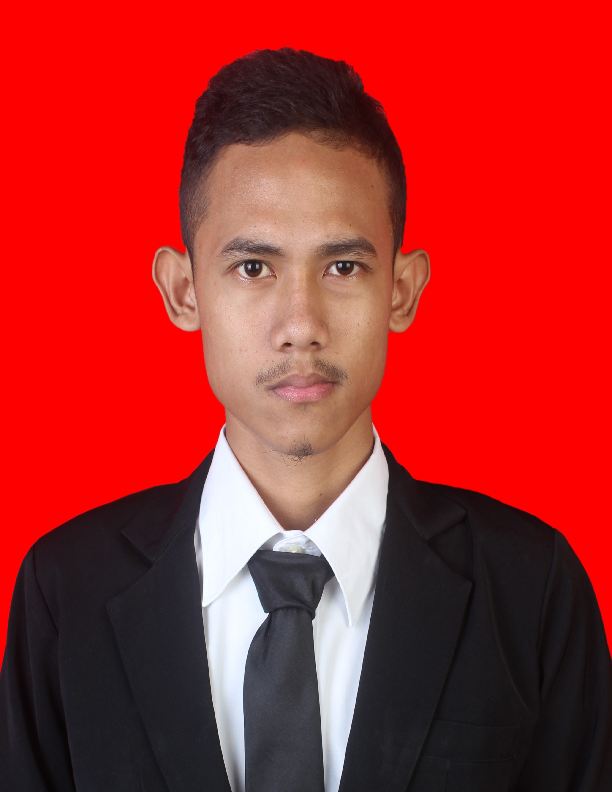
#> input picture OpenCV-Indonesia-master/fahmi.png, 612 x 792 px, found by its file name
$ python '3. ubah_foto_to_gray.py'
#> lines starting #> are read from the running program, lines starting #| are printed output that depends on the picture
# -*- coding: utf-8 -*-
"""
Created on Fri Aug 21 14:55:12 2020

@author: FAHMI-PC
"""

import cv2

img = cv2.imread('fahmi.PNG')
#> img is the input picture: shape (792, 612, 3); mean B, G, R 41.4, 42.5, 168.6

b, g, r = cv2.split(img)
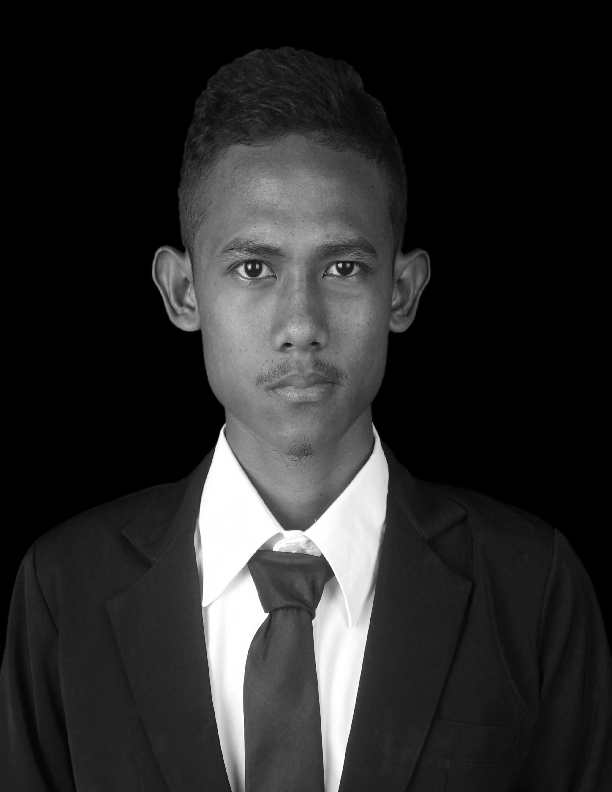
#> b: shape (792, 612); min 0, max 255, mean 41.4
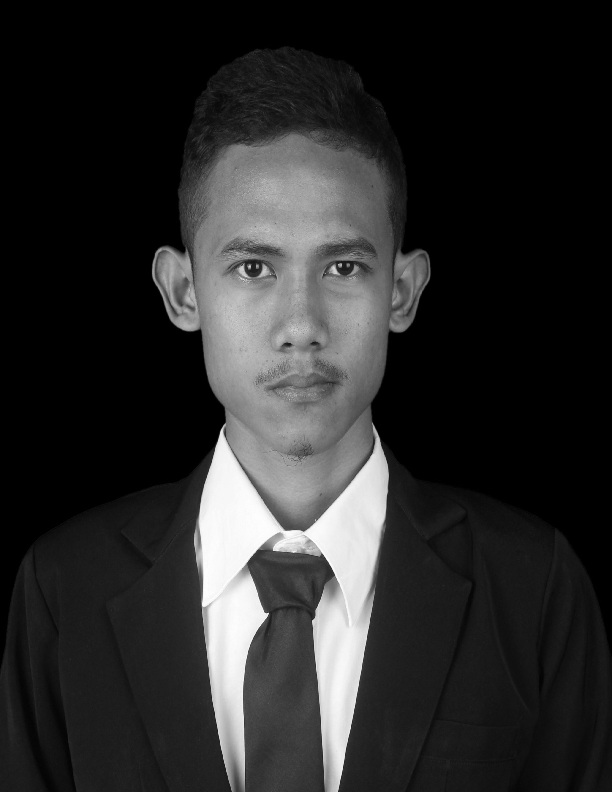
#> g: shape (792, 612); min 0, max 255, mean 42.5
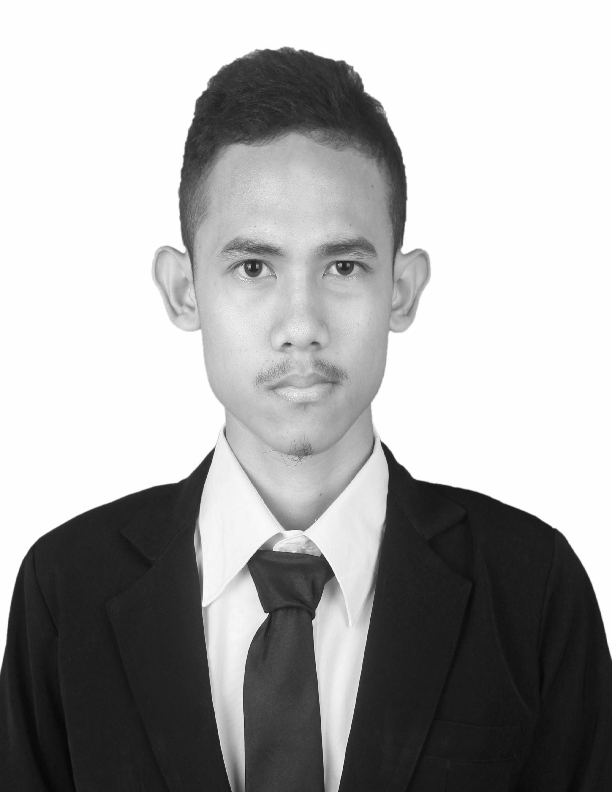
#> r: shape (792, 612); min 5, max 255, mean 168.6
img = cv2.merge((b, g, r))

x = img[:, :, 1]
cv2.imshow('image', x)
cv2.waitKey(0)

$ run again, with OpenCV-Indonesia-master/Depan10.jpeg saved as OpenCV-Indonesia-master/fahmi.png
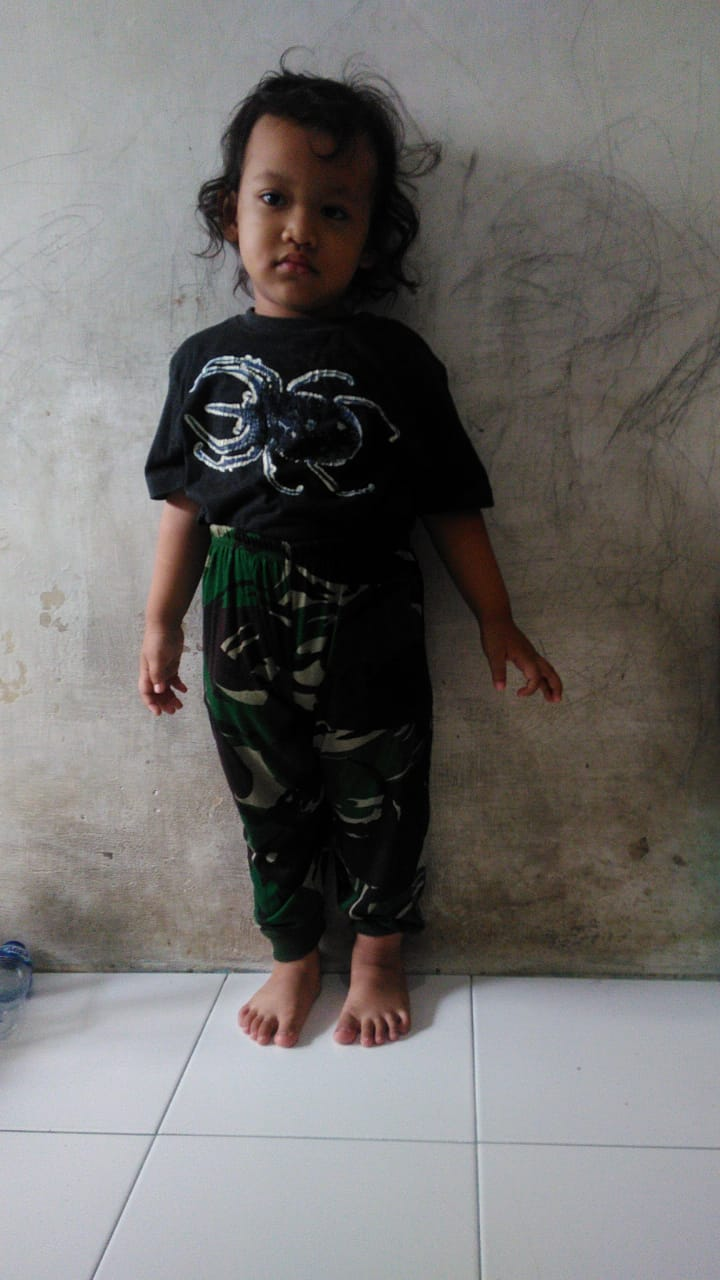
#> input picture OpenCV-Indonesia-master/Depan10.jpeg, 720 x 1280 px, found by its file name
#> img is the input picture: shape (1280, 720, 3); mean B, G, R 107.6, 109.4, 111.9
#> `b, g, r = cv2.split(img)`:
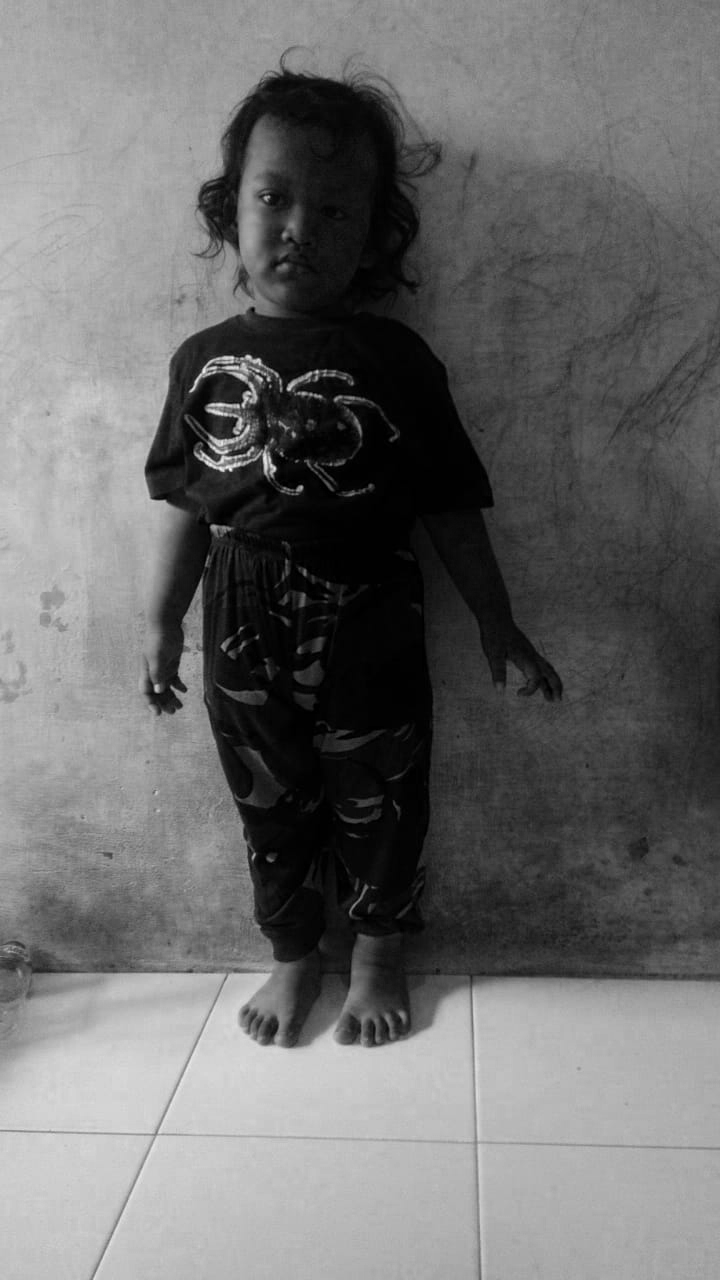
#> b: shape (1280, 720); min 0, max 253, mean 107.6
#> `b, g, r = cv2.split(img)`:
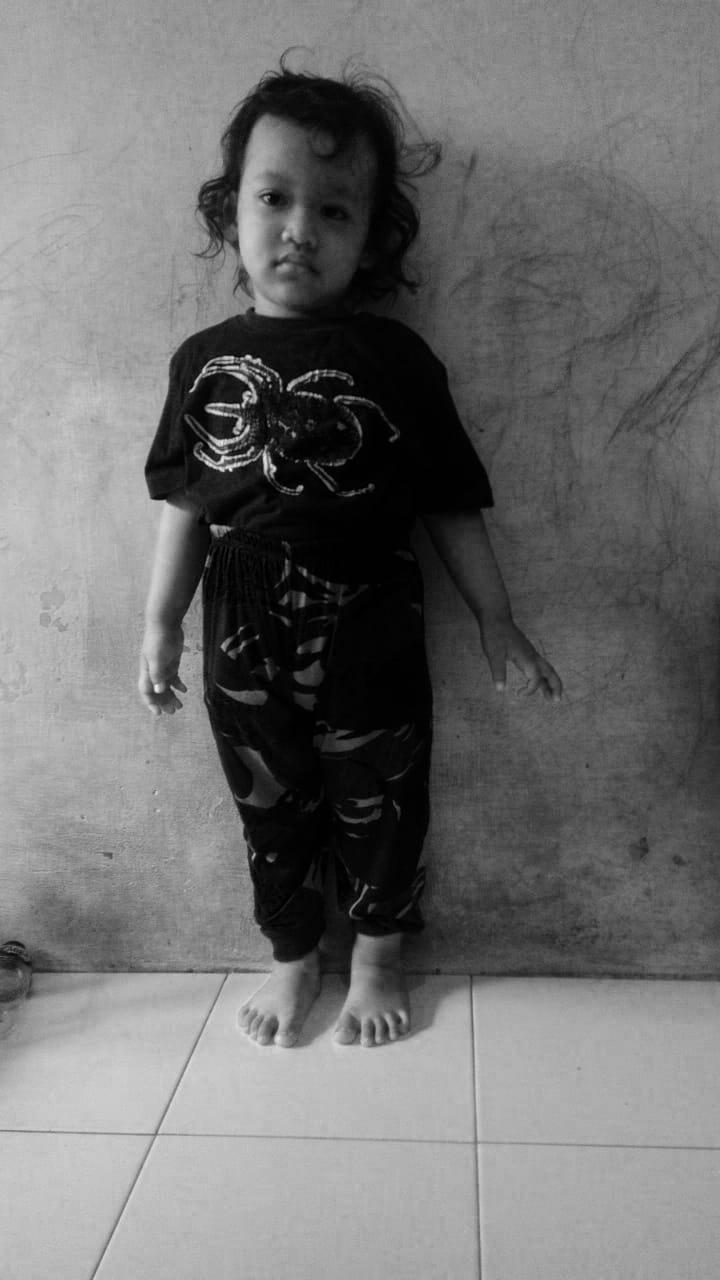
#> r: shape (1280, 720); min 0, max 246, mean 111.9

$ run again, with OpenCV-Indonesia-master/Depan10_2.jpeg saved as OpenCV-Indonesia-master/fahmi.png
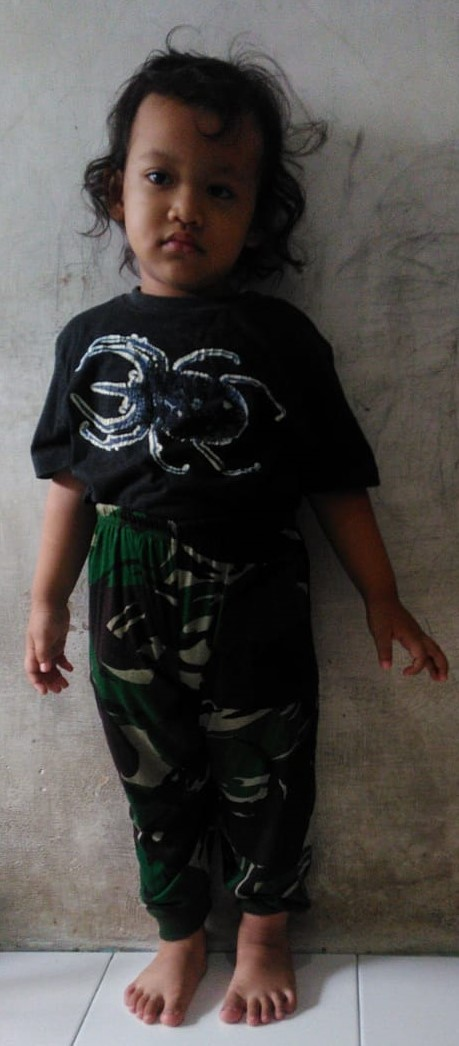
#> input picture OpenCV-Indonesia-master/Depan10_2.jpeg, 459 x 1046 px, found by its file name
#> img is the input picture: shape (1046, 459, 3); mean B, G, R 73.8, 76.5, 80.7
#> `b, g, r = cv2.split(img)`:
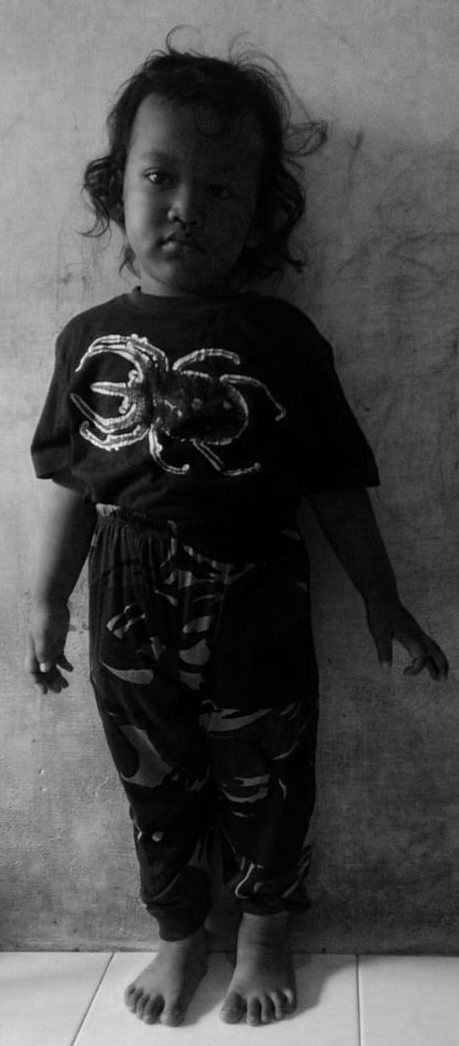
#> b: shape (1046, 459); min 0, max 254, mean 73.8
#> `b, g, r = cv2.split(img)`:
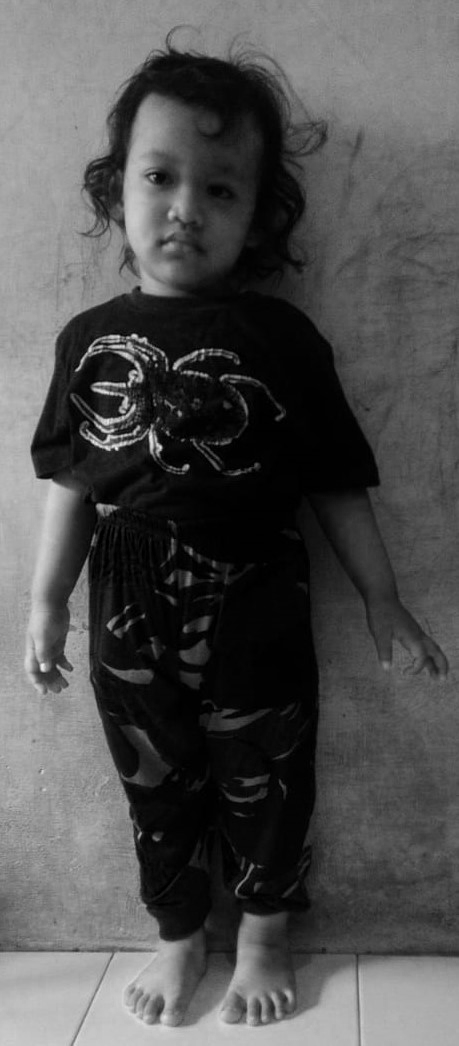
#> r: shape (1046, 459); min 0, max 245, mean 80.7
